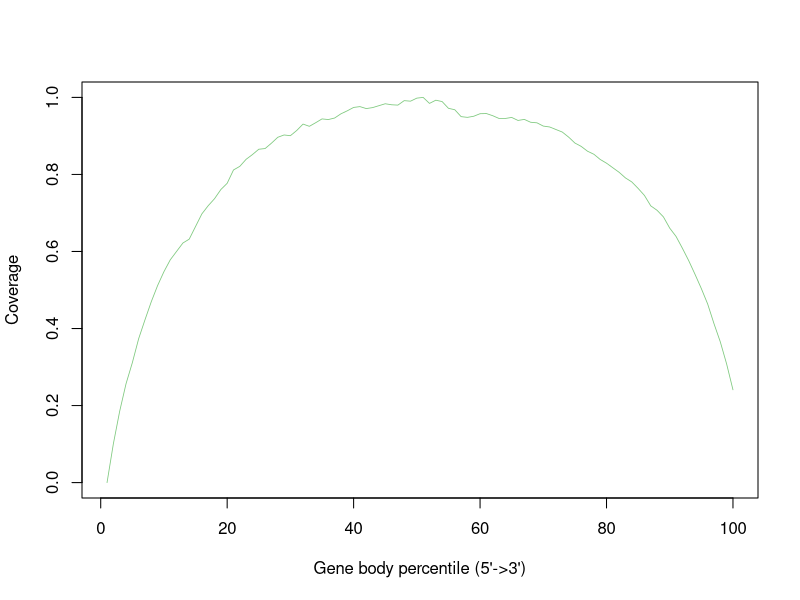

Generate this figure with R:
SHAM_6Hr_SRR12108304.gencode.Aligned.sortedByCoord.out <- c(0.0,0.1006341501267438,0.1852981497128865,0.25629882223103584,0.31120346260626647,0.3735027849149006,0.42254617095756236,0.4696918487351486,0.5116466348226449,0.5475759169526305,0.5783397423738166,0.6002625407390803,0.6220003966132676,0.6321002396923661,0.6649079167457019,0.6976358400441448,0.7188412857167491,0.7370199686158196,0.7607723612284665,0.7770063458122812,0.8116285285647773,0.8210386094393958,0.8393806797606526,0.8516442206549292,0.8654239450949285,0.8672319842734217,0.8811298304909383,0.8964434136331499,0.9024986635857288,0.9005979376110086,0.9140879619251263,0.9307470124674518,0.9249465434291528,0.9342949768067459,0.9441870290217448,0.9425203910951699,0.9465093721439534,0.9574714179786519,0.9652321049818076,0.9739649255919022,0.9761131037574796,0.9710131744581055,0.9735368419237468,0.9785052853028918,0.9835284785570174,0.9809052266731044,0.9799749098998121,0.9915974030453001,0.9902139987239399,0.9981393664534152,1.0,0.9844299115379973,0.9927475815212705,0.9891935817626873,0.9717124208928972,0.9679855494818161,0.950099153316894,0.9481971340380404,0.9510915486885896,0.9576882619716852,0.9581021192943733,0.9525258229725302,0.9453436740183822,0.9453544515528272,0.9480147781552309,0.9401993412770947,0.9429178665655016,0.9354615371350726,0.9340307116621545,0.925573364832474,0.923266972461244,0.9166474108051249,0.9101157938300771,0.897042644548292,0.881524719353003,0.8727393043748167,0.8602524529668397,0.8524081322963908,0.8388961218120053,0.8292148781707507,0.8173600213826283,0.8054611922539704,0.7909171250711318,0.7805025779862392,0.7637090238140402,0.745449724957321,0.7184218240761497,0.7068230415064407,0.689793674880585,0.6605697435809005,0.6389750133641428,0.608464675553103,0.5761993240330396,0.5406351847700506,0.5035859012605405,0.46362711455225813,0.4125170285044231,0.3652476246314083,0.30783828525115964,0.24092919590971013)


pdf("/athena/angsd/scratch/pes4008/project/QC/rseqc/SHAM_6Hr_SRR12108304.geneBodyCoverage.curves.pdf")
x=1:100
icolor = colorRampPalette(c("#7fc97f","#beaed4","#fdc086","#ffff99","#386cb0","#f0027f"))(1)
plot(x,SHAM_6Hr_SRR12108304.gencode.Aligned.sortedByCoord.out,type='l',xlab="Gene body percentile (5'->3')", ylab="Coverage",lwd=0.8,col=icolor[1])
dev.off()
